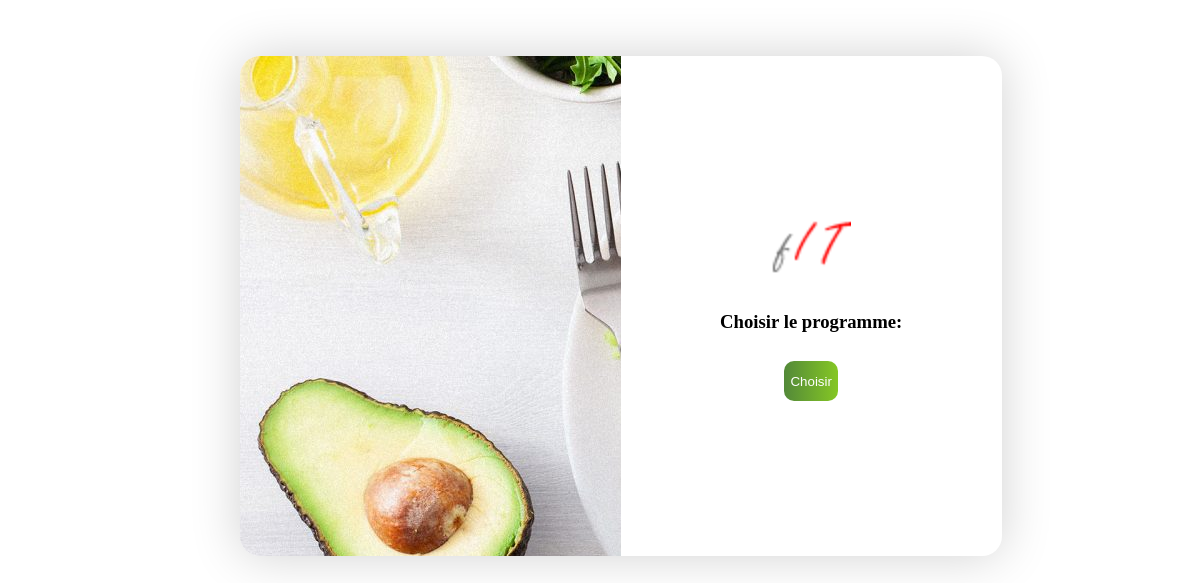
Page /index.php/login/chooseObjectif on the earlier database version.
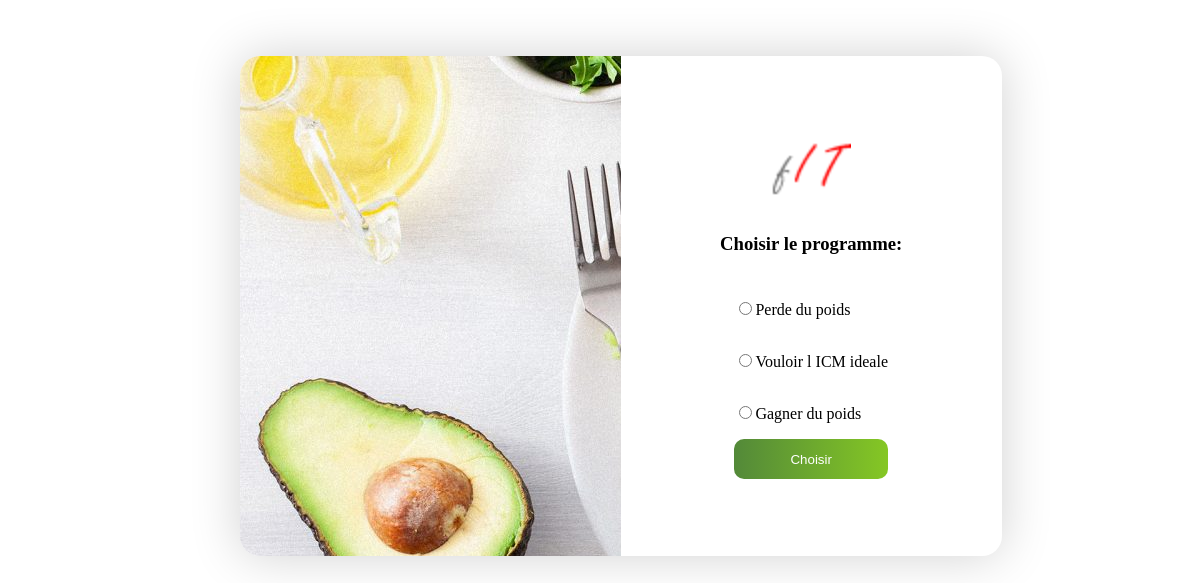
Same page on the later database version.
### tables this page shows
CREATE TABLE Objectif(
    idObjectif INT NOT NULL AUTO_INCREMENT PRIMARY KEY,
    descriObjectif VARCHAR(40)
);

### application/controllers/Login.php (called while the page is built, shortened)
<?php
class Login extends CI_Controller {
	public function chooseObjectif(){
		$this->load->model('Objectifs');
		$data = array();
		$data['infoDescri'] = $this->Objectifs->getAllDescri();
		$this->load->view('objectif_view', $data);
	}
}
?>

### index.php (called while the page is built, shortened)
<?php
require_once BASEPATH.'core/CodeIgniter.php';

### application/models/Objectifs.php (called while the page is built, shortened)
<?php
class Objectifs extends CI_Model{
    public function getAllDescri(){
        $sql = "SELECT * FROM Objectif";
        $query = $this->db->query($sql);
        return $query->result_array();
    }
}
?>

### application/views/objectif_view.php (the view, shortened to what this page needs)
<!DOCTYPE html>
<html lang="en">
<head>
    <link rel="stylesheet" href="<?php echo base_url('assets/css/login.css')?>">
</head>
<body>
        <div class="contain">
            <div class="imgcontainer">
            </div>
            <div class="formulaire">
                <img src="<?php echo base_url('img/logo.png')?>" alt="">
                <h3>Choisir le programme: </h3>
                <form action="<?php echo base_url('index.php/login/home')?>" method="POST">
                    <?php foreach($infoDescri as $objectif){ ?>
                        <p><input type="radio" name="objectif" value="<?php echo $objectif['idObjectif'] ?>"><?php echo $objectif['descriObjectif'] ?></p>
                    <?php } ?>
                    <input type="submit" value="Choisir" class="valid">
                </form>
            </div>
        </div>
</body>
</html>

### assets/css/login.css (style rules this page uses)
body { display: flex; flex-direction: column; justify-content: center; margin-left: 20%; }
.contain { width: 80%; height: 500px; display: flex; box-shadow: 0 0 50px rgb(209, 209, 209); border-radius: 20px; margin-top: 5%; }
.imgcontainer { background-image: url(../../img/background.png); width: 50%; border-top-left-radius: 20px; border-bottom-left-radius: 20px; }
.formulaire { width: 50%; margin: auto 0; display: flex; flex-direction: column; align-items: center; gap: 10px; }
.formulaire img { width: 80px; }
.formulaire form { display: flex; flex-direction: column; }
.valid { background: linear-gradient(to right, #538939, #85C724); color: white; border-radius: 10px; border: none; height: 40px; }

Differences in the rows shown:
added objectif: descriObjectif "Perde du poids"
added objectif: descriObjectif "Vouloir l ICM ideale"
added objectif: descriObjectif "Gagner du poids"
